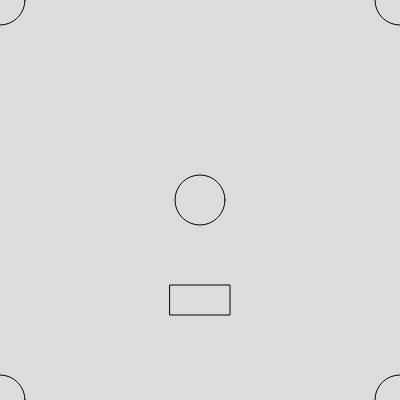
Frame 1 (no input)
Frame 60 (no input): identical to frame 1, image omitted
Frame 120 (the mouse pressed at the canvas centre since frame 60): identical to frame 1, image omitted

The p5.js sketch that drew this single still picture (run headless with seeded random() and noise() and a simulated clock; from frame 60 on, the mouse is pressed at the canvas centre):

// p5.js sketch
// ── sketch.js
// user events + day 1 challenge
// Brayden Cochrane
// september 11,2025

let circleColor = false;
//declaration     initializaion

let currentColor = "white"
let x; let y = 300
let tsize = 50 //text font size

function setup() {
  createCanvas(400, 400);
  rectMode(CENTER);
  x = width / 2
}

function draw() {
  background(220);
  challenge();
  movement();
  rect(x, y, 60, 30)
}

function mousereport(){
  //inspect some of the built-ins (system variables)
  //for working with the mouse
  fill(0);
  let src = mouseX + "," + mouseY + "," + mouseIsPressed;
  textSize(tsize);
  text(src,mouseX, mouseY);
  if (mouseispressed){

}
}

function mousPressed() {
  //function automatically called once per mouse click interaction
  tsize = random(10,80);
}

function movement() {
  //check for keyboard presses each frame
  //and move the rectangle accordingly


  if (keyIsDown(UP_ARROW)) y -= 5
  if (keyIsDown(DOWN_ARROW)) y += 5
  if (keyIsDown(LEFT_ARROW)) x -= 5
  if (keyIsDown(RIGHT_ARROW)) x += 5

}










function keyPressed() {
  //this is special event function, gets
  //automatically called anytime a keyboard
  // is pressed



  print("key was pressed")
  if (key === "g") currentColor = "green"
  else if (keyCode === CONTROL) currentColor = "aqua"

  circleColor = !circleColor;

}


function challenge() {  //coordinate system challenge
  //draw 5 hollow circles, in 4 corners and
  // center position, 50px in diameter each
  noFill();

  if (circleColor === true) { // if circlecolor === true
    fill(currentColor)
  }


  //5circles
  circle(0, 0, 50)
  circle(400, 400, 50)
  circle(400, 0, 50)
  circle(0, 400, 50)
  circle(200, 200, 50)
}
